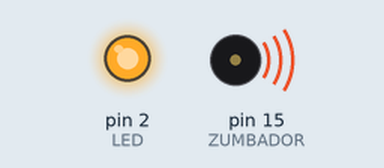
This sketch was run on a simulated Arduino Uno, built with avr-gcc and run on an emulated ATmega328P. On the bench: output pins drawn as LEDs (lit = HIGH), buzzer (waves = sounding, pin HIGH).

Above: at 2.47 s.
At 7.62 s:
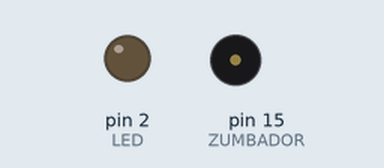
Timing chart, 0 to 7.9 s (numbered marks = the images above):
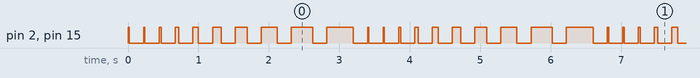

The sketch:

07_bucle_led.ino
```cpp
#define LED 2
#define ZUMBADOR 15

void setup() {
  Serial.begin(115200);
  pinMode(LED, OUTPUT);
  pinMode(ZUMBADOR, OUTPUT);

}

int tiempoEncendido=20;
int tiempoApagado=200;
void loop() {
  int tiempoEncendido=20;
  for (int i=0; i<10; i++) {
  digitalWrite(LED, HIGH);
  digitalWrite(ZUMBADOR, HIGH);
  delay(tiempoEncendido);
  tiempoEncendido += i * 10;
  digitalWrite(LED, LOW);
  digitalWrite(ZUMBADOR, LOW);
  delay(tiempoApagado);
  }

}
```

Measured:
- by itself, pin 2 (LED), pin 15 (ZUMBADOR): repeats every 3.4 s: LOW 0.20 s, HIGH 0.02 s, LOW 0.20 s, HIGH 0.03 s, LOW 0.20 s, HIGH 0.05 s, LOW 0.20 s, HIGH 0.08 s, LOW 0.20 s, HIGH 0.12 s, LOW 0.20 s, HIGH 0.17 s, LOW 0.20 s, HIGH 0.23 s, LOW 0.20 s, HIGH 0.30 s, LOW 0.20 s, HIGH 0.38 s, LOW 0.20 s, HIGH 0.02 s
- by itself, everything shown: repeats every 6.8 s, in 32 steps
